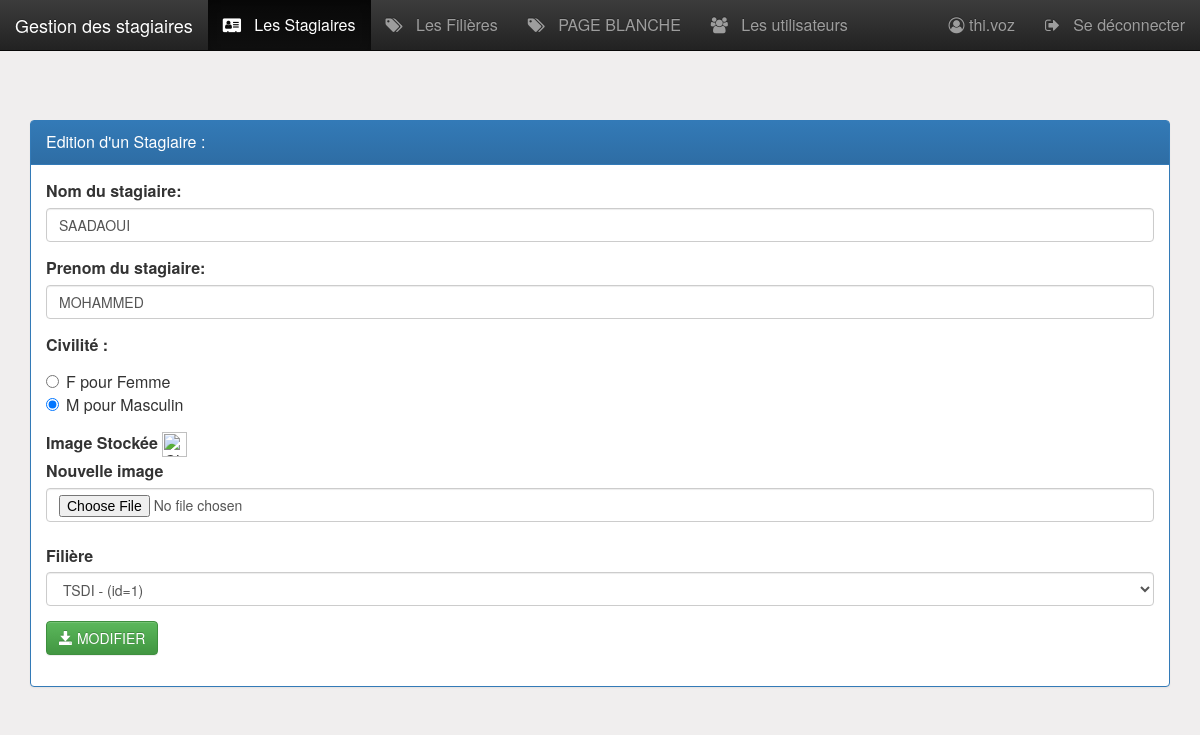
Screenshot of /pages/stagiaireEditer.php?idStagiaire=1 (signed in) with the database file from the repository.
### tables this page shows
CREATE TABLE IF NOT EXISTS `stagiaire` (
  `idStagiaire` int(4) NOT NULL AUTO_INCREMENT,
  `idFiliere` int(4) NOT NULL,
  `nom` varchar(50) NOT NULL,
  `prenom` varchar(50) NOT NULL,
  `civilite` varchar(1) DEFAULT NULL,
  `photoNom` varchar(100) DEFAULT NULL,
  `photoChemin` varchar(250) DEFAULT NULL,
  `date_naissance` date DEFAULT NULL,
  `lieu_naissance` varchar(80) DEFAULT NULL,
  `adresse` varchar(255) DEFAULT NULL,
  `adresse_complement` varchar(255) DEFAULT NULL,
  `cin` varchar(10) DEFAULT NULL,
  `tel` varchar(20) DEFAULT NULL,
  `inscription_numero` varchar(50) DEFAULT NULL,
  `inscription_date` date DEFAULT NULL,
  PRIMARY KEY (`idStagiaire`),
  KEY `idFiliere` (`idFiliere`)
);

CREATE TABLE IF NOT EXISTS `filiere` (
  `idFiliere` int(4) NOT NULL AUTO_INCREMENT,
  `nomFiliere` varchar(50) DEFAULT NULL,
  `niveau` varchar(50) DEFAULT NULL,
  PRIMARY KEY (`idFiliere`)
);

### pages/stagiaireEditer.php (the view, shortened to what this page needs)
<?php
require_once('connexiondb.php');
if (isset($_GET['idStagiaire'])) {
    $idStagiaire = htmlspecialchars($_GET['idStagiaire']);
    $sql="
    SELECT *
    FROM stagiaire
    WHERE idStagiaire=?
    ";
    $req = $pdo->prepare($sql);
    $req->execute([$idStagiaire]);
    $stagiaire = $req->fetch(PDO::FETCH_ASSOC);
    $civilite = $stagiaire['civilite'];
?>
<HTML>
    <head>
        <?php include '../include/head.php' ?>
    </head>
    <body>
        <?php include("menu.php"); ?>
        <div class="container py-2 margetop60">
             <div class="panel panel-primary margetop60">
                <div class="panel-heading">Edition d'un Stagiaire :</div>
                <div class="panel-body">
                    <form action="stagiaireEditer" method="post" class="form" enctype="multipart/form-data">
                        <div class="form-group">
                            <label for="nom">Nom du stagiaire:</label>
                            <input name="nom"  placeholder="Nom du stagiaire"
                                   value="<?= $stagiaire['nom'] ?>"
                                   type="text" class="form-control" />
                        </div>
                        <div class="form-group">
                            <label for="prenom">Prenom du stagiaire:</label>
                            <input name="prenom"  placeholder="Prenom du stagiaire"
                                   value="<?= $stagiaire['prenom'] ?>"
                                   type="text" class="form-control" />
                        </div>
                        <div class="form-group">
                        <label for="civilite">Civilité :</label>
                        <div class="radio">
                            <label><input type="radio" name="civilite" value="F"
                                          <?= $civilite=="F"?"checked":"" ?> checked/>F pour Femme</label>
                            <br/>
                            <label><input type="radio" name="civilite" value="M"
                                          <?= $civilite=="M"?"checked":"" ?>/>M pour Masculin</label>
                            <br/>
                        </div>
                        </div>
                        <label class="form-label">Image Stockée</label>
                        <img width="25" class="img img-fluid" src="<?= $stagiaire['photoChemin'] ?>" alt="<?= $stagiaire['photoNom'] ?>" />
                        <br>
                        <label for="imagestagiaire" class="form-label">Nouvelle image</label>
                        <input type="file" class="form-control" name="imagestagiaire" value="<?= $stagiaire['photoNom'] ?>" />
                        <br>
                        <div class="form-group">
                        <label for="idFiliere" class="form-label">Filière</label>
                        <select name="idFiliere" id="idFiliere" class="form-control">
                            <?php
                            $filieres = $pdo->query('SELECT * FROM filiere')->fetchAll(PDO::FETCH_ASSOC);
                            if(!empty($filieres) && is_array($filieres)){
                                foreach ($filieres as $key => $value) {
                                    ?>
                                    <option value="<?= $value['idFiliere'] ?>"
                                            <?= $value['idFiliere'] == $stagiaire['idFiliere']?"selected":"" ?> >
                                        <?= $value['nomFiliere'] ." - (id=". $value['idFiliere'] .")" ?>
                                    </option>
                                    <?php
                                }
                            }
                            ?>
                        </select>
                        </div>
				        <button type="submit" class="btn btn-success" name="modifierunstagiaire">
                            <span class="glyphicon glyphicon-save"></span>
                            MODIFIER
                        </button>
					</form>
                </div>
            </div>
        </div>
    </body>
</HTML>
<?php
    }

### include/css/monstyle.css (style rules this page uses)
.margetop60 { margin-top: 60px; }
body { background-color: rgb(240, 238, 238); font-size: 16px; }

### rows the page displays
stagiaire: nom "SAADAOUI", prenom "MOHAMMED", civilite "☐ F pour Femme", civilite "☑ M pour Masculin", idFiliere "TSDI - (id=1)"

### other values shown
$_SESSION['user']['login'] "thi.voz"
